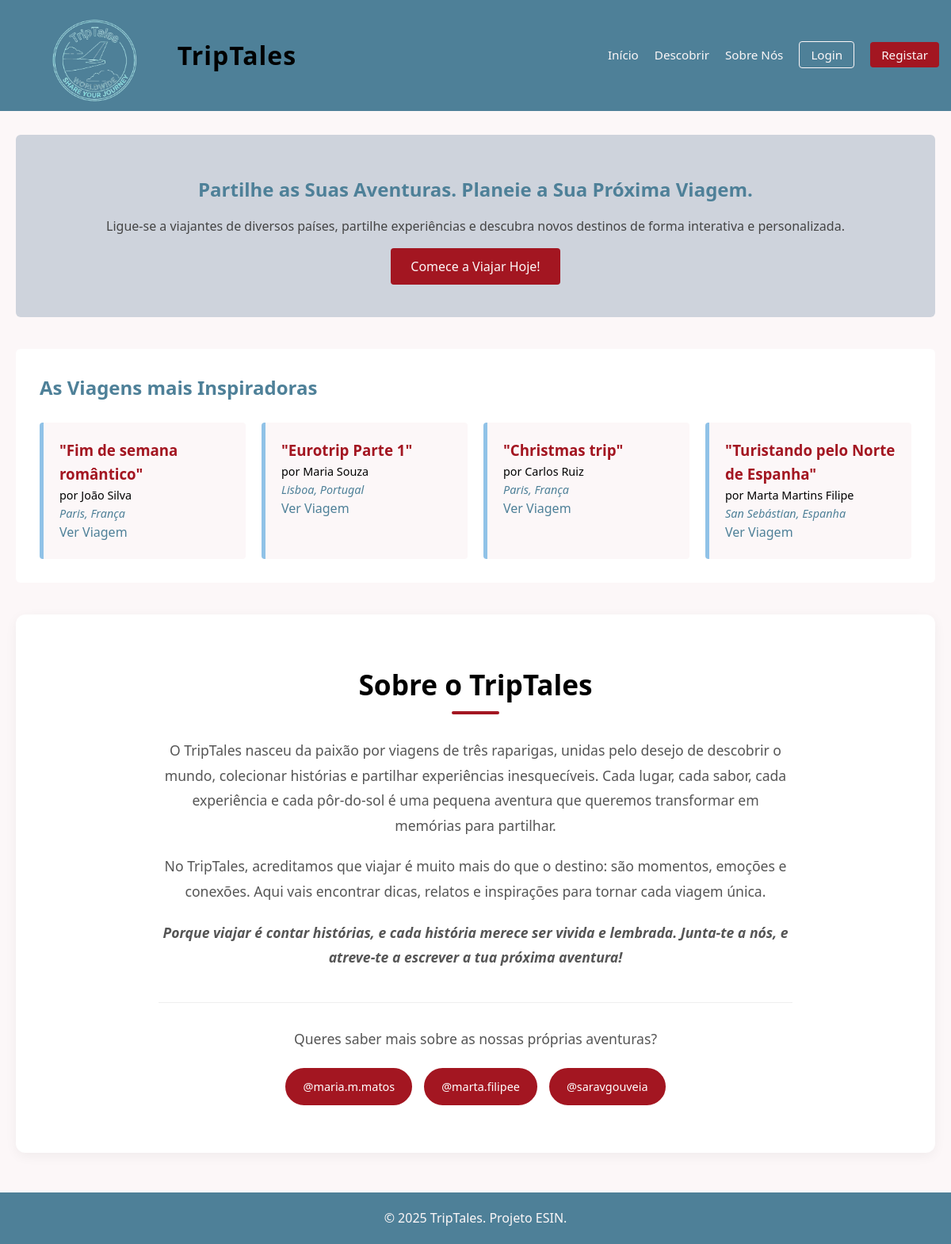
The page / on the database its author committed.
### tables this page shows
CREATE TABLE "Viagens" (
    id INTEGER PRIMARY KEY,
    titulo TEXT NOT NULL,
    data_ida TEXT NOT NULL,
    data_volta TEXT,
    utilizador TEXT NOT NULL,
    destino INTEGER NOT NULL,
    CHECK (data_volta IS NULL OR julianday(data_volta) > julianday(data_ida)),
    FOREIGN KEY (utilizador) REFERENCES Utilizador(nome_de_utilizador),
    FOREIGN KEY (destino) REFERENCES Destino(id)
);

CREATE TABLE Utilizador (
    nome_de_utilizador TEXT PRIMARY KEY,
    nome TEXT NOT NULL,
    email TEXT NOT NULL UNIQUE,
    pais_de_origem TEXT NOT NULL,
    preferencia_de_viagem TEXT NOT NULL,
    foto_de_perfil TEXT NOT NULL,
    palavra_passe TEXT NOT NULL,

    FOREIGN KEY (pais_de_origem) REFERENCES Pais(nome)
);

CREATE TABLE Destino (
    id INTEGER PRIMARY KEY,
    cidade_local TEXT NOT NULL,
    pais TEXT NOT NULL,

    FOREIGN KEY (pais) REFERENCES Pais(nome)
);

### database/posts.php (called while the page is built, shortened)
<?php
function getexplorar($db, $limite = 10) {
    $stmt = $db->prepare(
        'SELECT
            V.id,
            V.titulo,
            U.nome_de_utilizador,
            U.nome,
            D.cidade_local,
            D.pais
        FROM
            Viagens V
        JOIN
            Utilizador U ON V.utilizador = U.nome_de_utilizador
        JOIN
            Destino D ON V.destino = D.id
        ORDER BY RANDOM()
        LIMIT :limite;'
    );
    $stmt->bindParam(':limite', $limite, PDO::PARAM_INT);
    $stmt->execute();
    return $stmt->fetchAll(PDO::FETCH_ASSOC);
}
?>

### index.php (the view, shortened to what this page needs)
<?php
  $current_user = $_SESSION['username'] ?? null;
  require_once 'database/posts.php';
  $db = getDatabaseConnection();
  $posts = getexplorar($db, 4);
  $pagina_atual = 'index';
  include_once 'templates/header_tpl.php';
?>
<!DOCTYPE html>
    <main>
        <section class="hero">
            <h1>Partilhe as Suas Aventuras. Planeie a Sua Próxima Viagem.</h1>
            <p>Ligue-se a viajantes de diversos países, partilhe experiências e descubra novos destinos de forma interativa e personalizada.</p>
            <a href="explorar.php" class="btn-cta">Comece a Viajar Hoje!</a>
        </section>
        <section id="descobrir" class="destaques">
            <h2>As Viagens mais Inspiradoras</h2>
            <div class="cartoes-viagem">
                <?php foreach ($posts as $post): ?>
                    <article class="cartao">
                        <h3>"<?= htmlspecialchars($post['titulo']); ?>"</h3>
                        <p>por <?= htmlspecialchars($post['nome']); ?></p>
                        <p class="destino"><?= htmlspecialchars($post['cidade_local']); ?>, <?= htmlspecialchars($post['pais']); ?></p>
                        <a href="viagem.php?id=<?= $post['id']; ?>">Ver Viagem</a>
                    </article>
                <?php endforeach; ?>
            </div>
        </section>
        <section id="sobre" class="sobre-nos">
            <div class="sobre-conteudo">
                    <h2>Sobre o TripTales</h2>
                    <p>O TripTales nasceu da paixão por viagens de três raparigas, unidas pelo desejo de descobrir o mundo, colecionar histórias e partilhar experiências inesquecíveis. Cada lugar, cada sabor, cada experiência e cada pôr-do-sol é uma pequena aventura que queremos transformar em memórias para partilhar.</p>
                    <p>No TripTales, acreditamos que viajar é muito mais do que o destino: são momentos, emoções e conexões. Aqui vais encontrar dicas, relatos e inspirações para tornar cada viagem única.</p>
                    <p class="destaque-texto">Porque viajar é contar histórias, e cada história merece ser vivida e lembrada. Junta-te a nós, e atreve-te a escrever a tua próxima aventura!</p>
                    <div class="equipa-links">
                        <p>Queres saber mais sobre as nossas próprias aventuras?</p>
                        <div class="botoes-perfil">
                            <a href="perfil.php?user=maria.m.matos" class="btn-perfil">@maria.m.matos</a>
                            <a href="perfil.php?user=marta.filipee" class="btn-perfil">@marta.filipee</a>
                            <a href="perfil.php?user=saravgouveia" class="btn-perfil">@saravgouveia</a>
                        </div>
                    </div>
            </div>
        </section>
    </main>
<?php include_once 'templates/footer_tpl.php'; ?>

### templates/header_tpl.php (shortened to what this page needs)
<!DOCTYPE html>
<html lang="pt">
<head>
    <link rel="stylesheet" href="css/style.css">
    </head>
<body>
    <header>
        <nav>
            <div class="logo">
                <a href="index.php">
                    <img src="logo TripTales.png" alt="TripTales Logo">
                    <span>TripTales</span>
                </a>
            </div>
            <ul>
                <?php if ($pagina_atual == 'index'): ?>
                    <li><a href="index.php">Início</a></li>
                    <li><a href="#descobrir">Descobrir</a></li>
                    <li><a href="#sobre">Sobre Nós</a></li>
                <?php endif; ?>
                <?php if (!$current_user): ?>
                    <li><a href="login.php" class="btn-login">Login</a></li>
                    <li><a href="registration.php" class="btn-signup">Registar</a></li>
                <?php endif; ?>
            </ul>
        </nav>
    </header>

### templates/footer_tpl.php
    <footer>
        <p>&copy; 2025 TripTales. Projeto ESIN.</p>
    </footer>
</body>
</html>

### css/style.css (style rules this page uses)
* { margin: 0; padding: 0; box-sizing: border-box; }
body { font-family: "Segoe UI", Arial, sans-serif; background-color: #fcf7f8; line-height: 1.6; }
header { background-color: #4e8098; }
nav { max-width: 1200px; margin: 0 auto; padding: 0px 15px; display: flex; justify-content: space-between; align-items: center; }
.logo a { display: flex; align-items: center; text-decoration: none; }
.logo img { height: 140px; filter: brightness(1) invert(2); display: block; }
.logo span { font-size: 2rem; font-weight: bold; color: black; letter-spacing: 1px; font-family: "Segoe UI", Arial, sans-serif; }
nav ul { list-style: none; display: flex; gap: 20px; }
nav ul li a { color: #fcf7f8; text-decoration: none; font-size: 0.95rem; }
.btn-login { padding: 6px 14px; border: 1px solid #fcf7f8; border-radius: 4px; }
.btn-signup, .btn-logout { padding: 6px 14px; background-color: #a31621; border-radius: 4px; }
main { max-width: 1200px; margin: 30px auto; padding: 0 20px; }
.hero { background-color: #ced3dc; padding: 50px 40px; border-radius: 6px; text-align: center; margin-bottom: 40px; }
.hero h1 { color: #4e8098; margin-bottom: 15px; }
.hero p { color: #444; margin-bottom: 25px; }
.btn-cta { background-color: #a31621; color: #fcf7f8; padding: 12px 25px; text-decoration: none; border-radius: 4px; }
.destaques { background-color: #ffffff; padding: 30px; border-radius: 6px; }
.destaques h2 { color: #4e8098; margin-bottom: 25px; }
.cartoes-viagem { display: grid; grid-template-columns: repeat(auto-fill, minmax(250px, 1fr)); gap: 20px; }
.cartao { background-color: #fcf7f8; border-left: 5px solid #90c2e7; padding: 20px; border-radius: 4px; transition: transform 0.2s ease, box-shadow 0.2s ease; }
.cartao h3 { color: #a31621; }
.cartao p { font-size: 0.9rem; }
.cartao .destino { color: #4e8098; font-style: italic; }
.cartao a { color: #4e8098; font-weight: 500; text-decoration: none; }
.sobre-nos { background-color: #ffffff; padding: 60px 40px; border-radius: 12px; margin-top: 40px; box-shadow: 0 4px 15px rgba(0,0,0,0.05); }
.sobre-conteudo { max-width: 800px; margin: 0 auto; text-align: center; }
.sobre-conteudo h2 { font-size: 2.2rem; margin-bottom: 30px; position: relative; padding-bottom: 10px; }
.sobre-conteudo h2::after { content: ''; position: absolute; bottom: 0; left: 50%; transform: translateX(-50%); width: 60px; height: 4px; background-color: #a31621; border-radius: 2px; }
.sobre-conteudo p { font-size: 1.1rem; color: #555; margin-bottom: 20px; line-height: 1.8; }
.destaque-texto { font-weight: 600; color: #4e8098; font-style: italic; font-size: 1.2rem ; }
.equipa-links { margin-top: 40px; padding-top: 30px; border-top: 1px solid #eee; }
.botoes-perfil { display: flex; justify-content: center; gap: 15px; flex-wrap: wrap; margin-top: 15px; }
.btn-perfil { background-color: #a31621; color: white; padding: 10px 20px; text-decoration: none; border-radius: 25px; font-weight: 500; font-size: 0.9rem; transition: all 0.3s ease; border: 2px solid #a31621; }
footer { background-color: #4e8098; color: #fcf7f8; text-align: center; padding: 20px; margin-top: 50px; }

### rows shown on the page
viagens: titulo "Fim de semana romântico", utilizador.nome "João Silva", destino.cidade_local "Paris", destino.pais "França"
viagens: titulo "Eurotrip Parte 1", utilizador.nome "Maria Souza", destino.cidade_local "Lisboa", destino.pais "Portugal"
viagens: titulo "Christmas trip", utilizador.nome "Carlos Ruiz", destino.cidade_local "Paris", destino.pais "França"
viagens: titulo "Turistando pelo Norte de Espanha", utilizador.nome "Marta Martins Filipe", destino.cidade_local "San Sebástian", destino.pais "Espanha"
